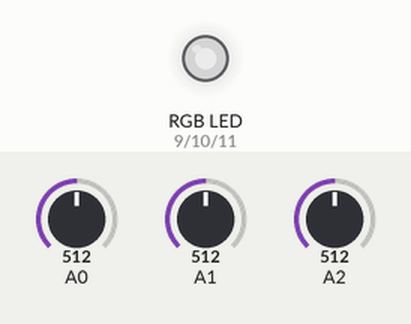
Simulated run of this sketch. Board: Arduino Uno, built with avr-gcc and run on an emulated ATmega328P. Shown: an RGB LED mixed from three pins (HIGH = lit). The inputs (shaded band) are chosen by the test bench; at power-on: A0 = 512, A1 = 512, A2 = 512. Dim RGB values are drawn brighter than linear.

Above: at 1.2 s.
1.3 s: A0 set to 716
At 2.1 s:
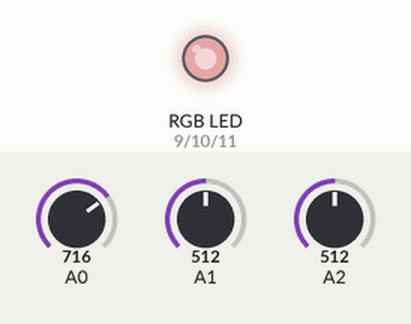
2.8 s: A1 set to 716
At 3.2 s:
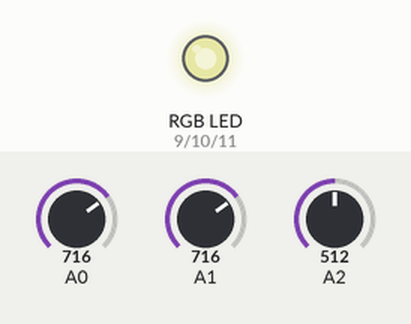
4.3 s: A2 set to 716
At 5.5 s:
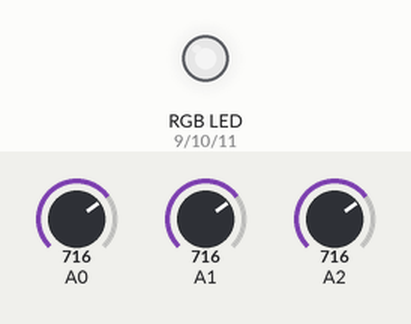
5.8 s: A0 set to 900
At 6.7 s:
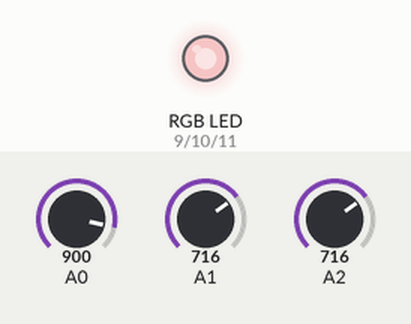
7.3 s: A1 set to 900
At 7.8 s:
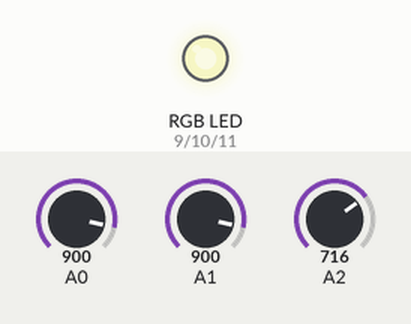
8.8 s: A2 set to 900
At 10.2 s:
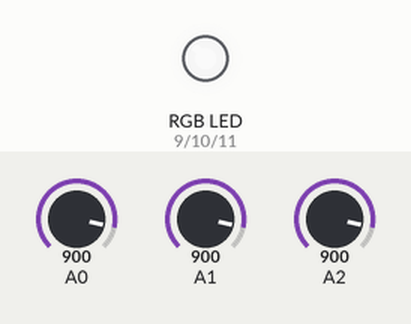
Timing chart, 0 to 11.3 s (numbered marks = the images above; inputs shaded):
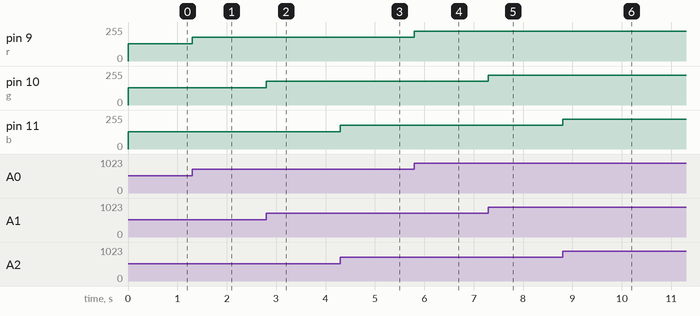

The sketch:

rgb.ino
```cpp
int r = 9;
int g = 10;
int b = 11;

void setup() {
  pinMode(r, OUTPUT);
  pinMode(g, OUTPUT);
  pinMode(b, OUTPUT);

  pinMode(A0, INPUT);
  pinMode(A1, INPUT);
  pinMode(A2, INPUT);
}

void loop() {
  /*
  digitalWrite(r, LOW);
  digitalWrite(g, HIGH);
  digitalWrite(b, HIGH);
  delay(500);

  digitalWrite(r, HIGH);
  digitalWrite(g, LOW);
  digitalWrite(b, HIGH);
  delay(500);

  digitalWrite(r, HIGH);
  digitalWrite(g, HIGH);
  digitalWrite(b, LOW);
  delay(500);
  */
  analogWrite(r, analogRead(A0)/4);
  analogWrite(g, analogRead(A1)/4);
  analogWrite(b, analogRead(A2)/4);
}
```

Measured:
- after the input at 1.3 s, pin 9 (r): 128/255 → 179/255 at once
- after the input at 2.8 s, pin 10 (g): 128/255 → 179/255 at once
- after the input at 4.3 s, pin 11 (b): 128/255 → 179/255 at once
- after the input at 5.8 s, pin 9 (r): 179/255 → 225/255 at once
- after the input at 7.3 s, pin 10 (g): 179/255 → 225/255 at once
- after the input at 8.8 s, pin 11 (b): 179/255 → 225/255 at once
